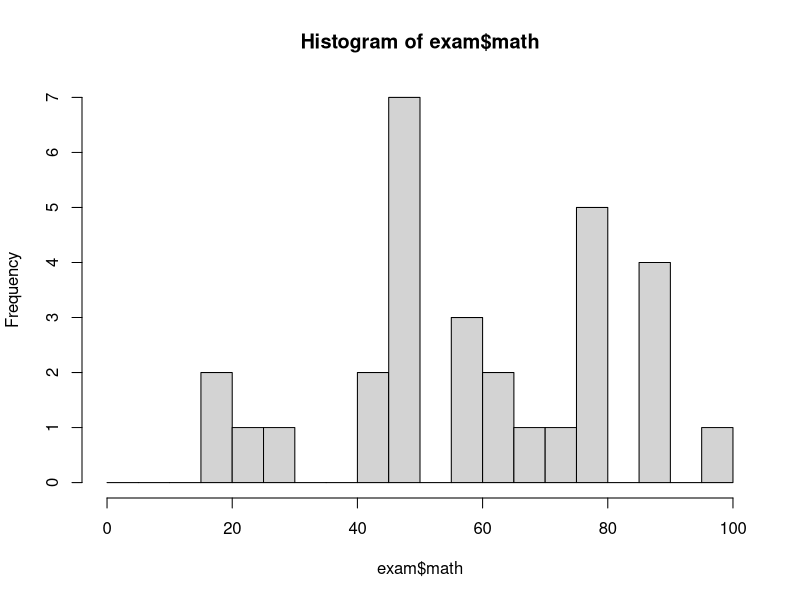
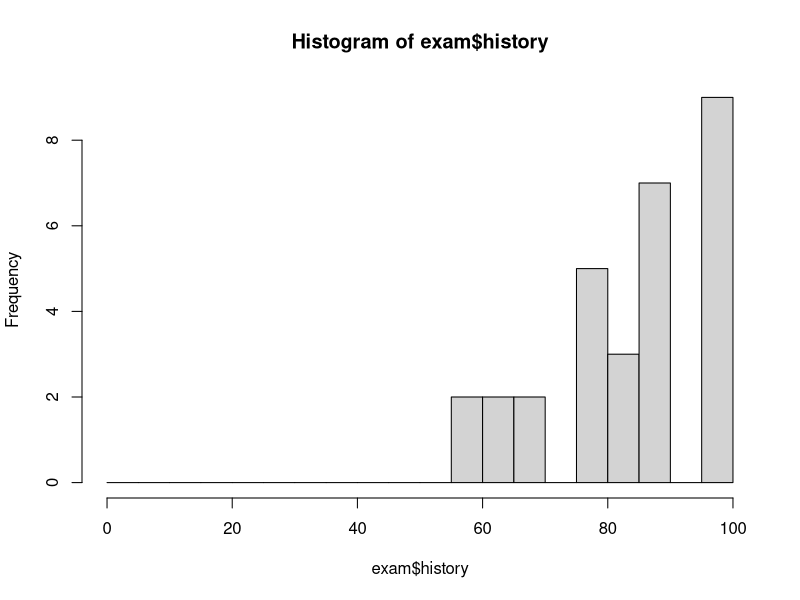
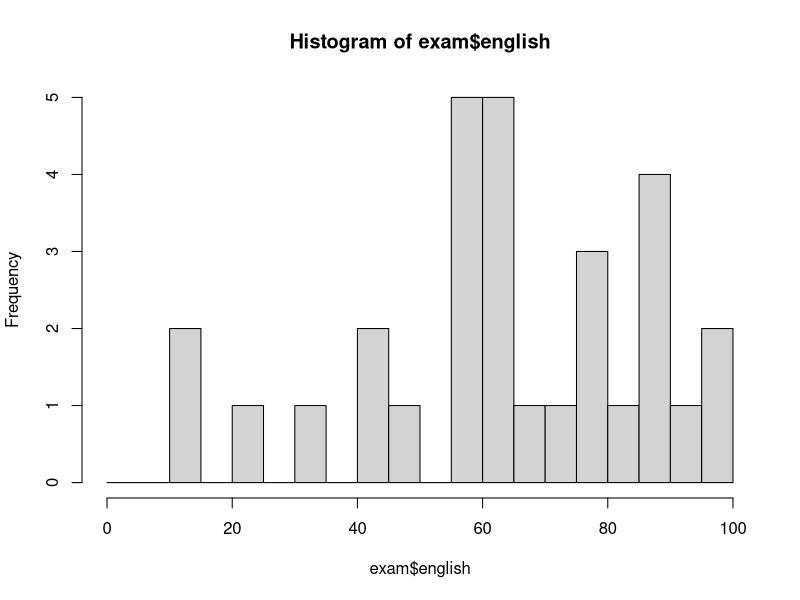
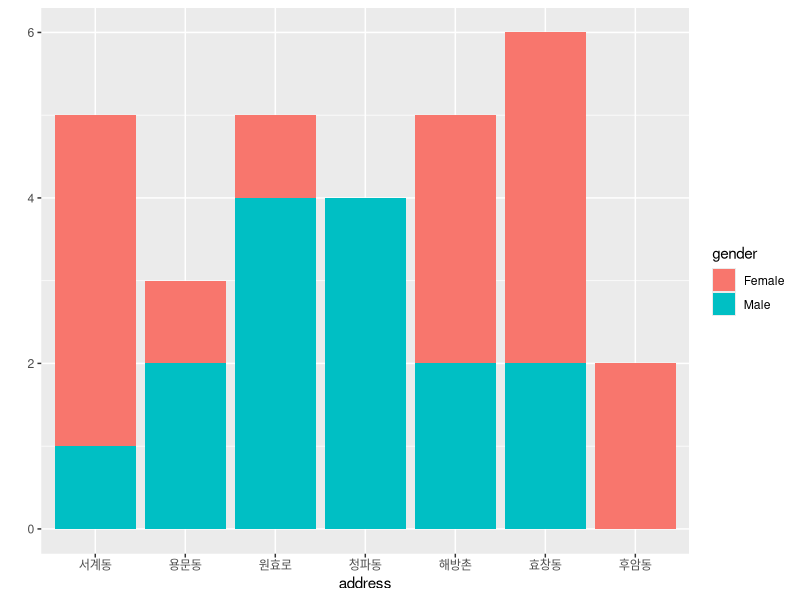
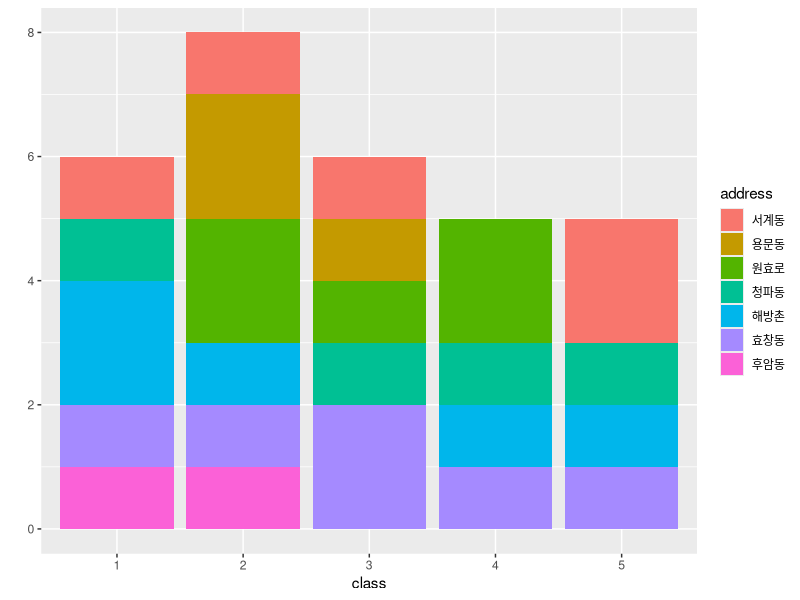

The R source for these figures, in order:
#csv 파일 불러와서 데이터 프레임 만들기 
exam <- read.csv("exam.csv", stringsAsFactors = F)

###여섯 개 함수로 탐색적 검토하기
head(exam, 10)
tail(exam, 8)
head(exam$gender, 7)
View(exam)
exam$id <- NULL #id 변수 지워주기
dim(exam)
str(exam)
exam$address <- as.factor(exam$address) #순차적으로 세 개 변수 처도를 문자형(or 정수형)에서 범주형으로 바꾸기
exam$gender <- as.factor(exam$gender)
exam$class <- as.factor(exam$class)
summary(exam)

###개별 기술 통계량 함수 사용하기
mean(exam$math)
round(mean(exam$math), digits = 2) #소수점 둘째자리까지 표현
var(exam$math)
sd(exam$math)
var(exam$history)

###히스토그램 그리기
hist(exam$math, breaks = seq(0, 100, by = 5)) #exam의 math에 대한 히스토그램. 최솟값 0, 최댓값 100, 간격 5
hist(exam$history, breaks = seq(0, 100, by = 5))
hist(exam$english, breaks = seq(0, 100, by = 5)) 

###table함수와 qplot함수를 통한 빈도수 확인하기
table(exam$address)
table(exam$gender)
table(exam$class)
table(exam$address, exam$gender)
table(exam$class, exam$address)

install.packages("ggplot2")
install.packages("ggplot2", dependencies = TRUE)
library(ggplot2)
qplot(data = exam, address, fill = gender)
install.packages("farver", dependencies=T) #39번줄 실행 안 돼서 추가 설치함 (Error in loadNamespace(x) : there is no package called ‘farver’)
qplot(data = exam, class, fill = address)